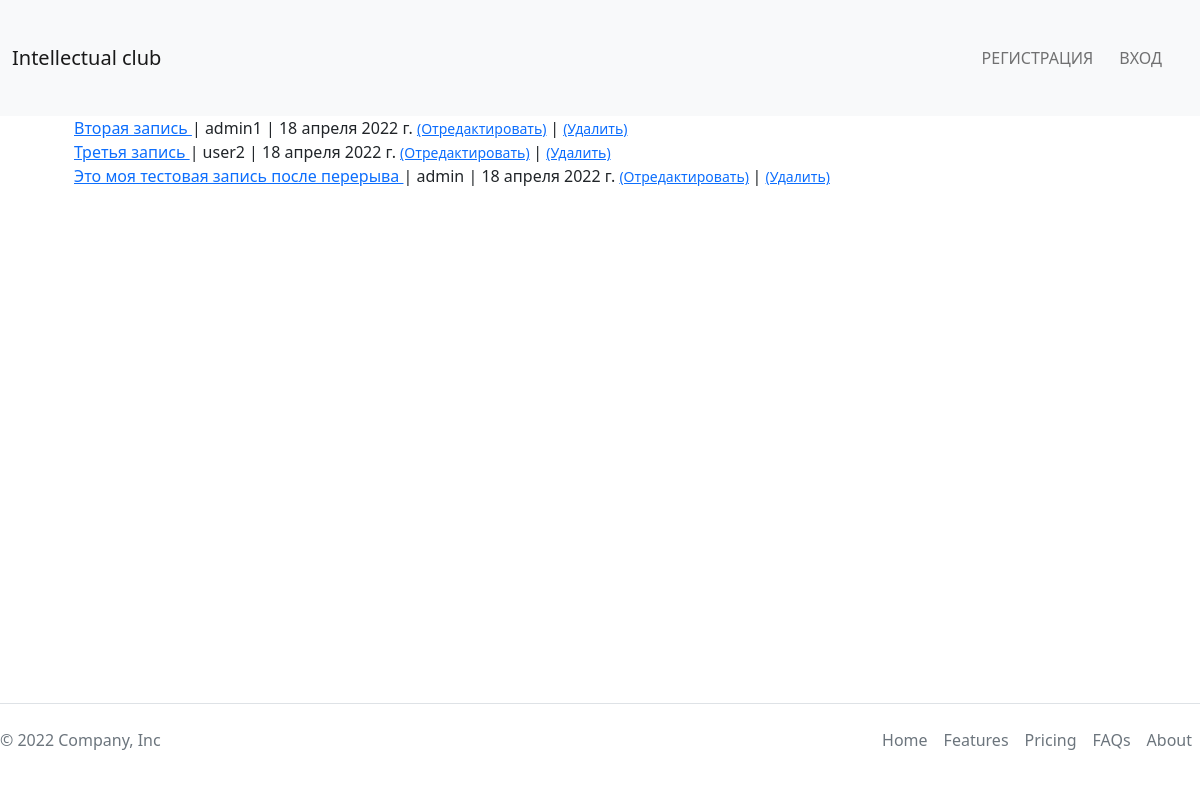
The page /posts on the database its author committed.
### theblog/models.py (models this page shows, shortened)
class Post(models.Model):
    title = models.CharField('Название', max_length=255)
    author = models.ForeignKey(
        User, on_delete=models.CASCADE, verbose_name='Автор')
    body = models.TextField('Содержимое')
    post_date = models.DateField('Дата добавления', auto_now_add=True)

### theblog/views.py (the view)
# urls.py: path('posts', views.PostsView.as_view(), name='posts'),
class PostsView(ListView):
    model = Post
    template_name = 'theblog/posts.html'
    ordering = ['-post_date']

### theblog/templates/theblog/posts.html
{% extends 'main/base.html' %}
{% block content %}
<div class="container">
    <ul>
        {% for post in object_list %}
        <li>
            <a href="{% url 'article_detail' post.pk %}">
                {{ post.title }}
            </a>
            | {{ post.author }}
            | {{post.post_date}}
            <small>
                <a href="{% url 'edit_article' post.pk %}">(Отредактировать)</a>
            </small>
            | <small>
                <a href="{% url 'delete_article' post.pk %}">(Удалить)</a>
            </small>
            <br>
        </li>
        {% endfor %}
    </ul>
</div>
{% endblock %}

### main/static/main/css/style.css (style rules this page uses)
html, body { position: relative; min-height: 100vh; background-color: #edeef0; }
body { padding-bottom: 133px; }
* { margin: 0; padding: 0; box-sizing: border-box; list-style: none; text-decoration: none; }
.container { max-width: 1400px; width: 100%; padding: 0 30px; margin: 0 auto; }

### rows shown on the page
Post: title "Вторая запись", author "admin1", post_date "18 апреля 2022 г."
Post: title "Третья запись", author "user2", post_date "18 апреля 2022 г."
Post: title "Это моя тестовая запись после перерыва", author "admin", post_date "18 апреля 2022 г."
